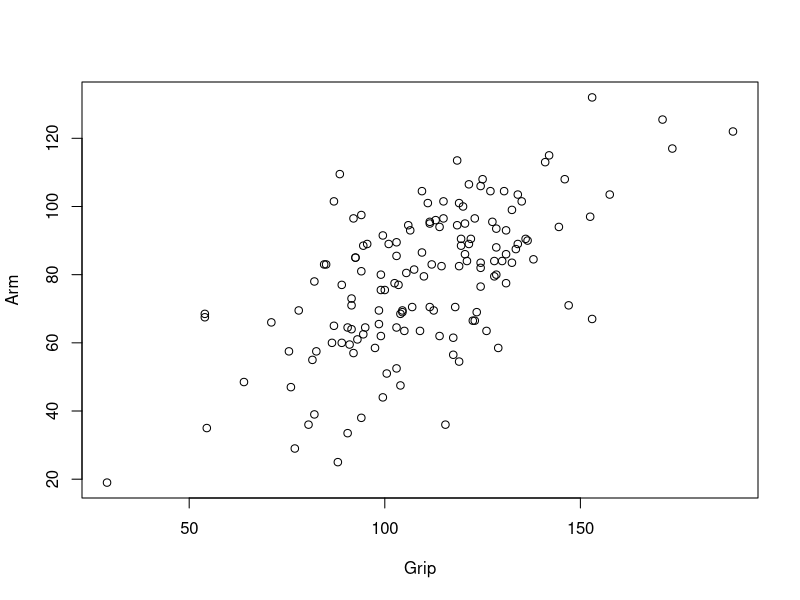
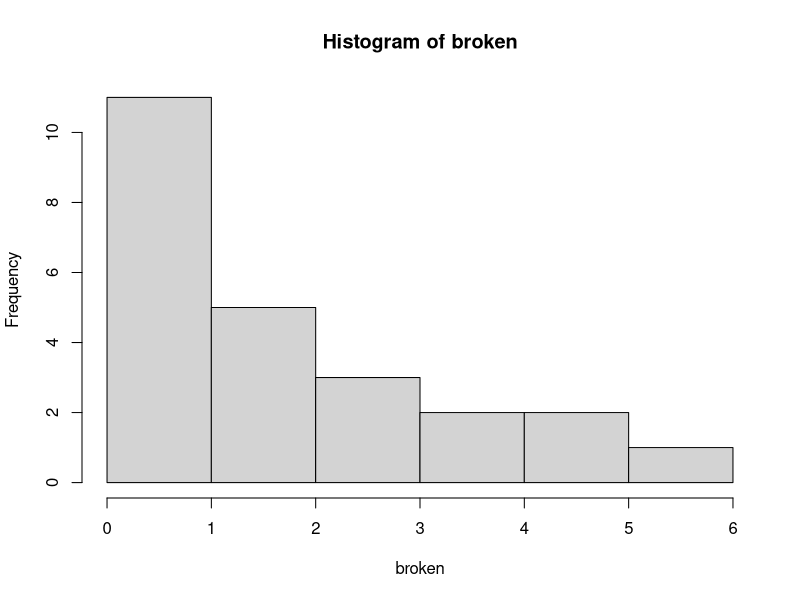

These charts were generated, in order, by the following R code: (Note: this script raises an error after producing the figures.)
#load
strengthData <- read.csv("strength.csv")

plot(
  x = strengthData$GRIP,
  y = strengthData$ARM,
  xlab = "Grip",
  ylab = "Arm"
)

#correlation coefficient
cor(strengthData$GRIP, strengthData$ARM)



#9
broken <- c(0,1,1,0,0,2,0,1,1,1,1,3,1,2,3,2,2,3,2,4,5,4,5,6)
hist(broken)

#33
myData <- read_excel("33.xlsx")

#a
plot(
  x = myData$Horsepower, 
  y = myData$`Highway Gas Mileage (mpg)`,
  xlab = "HorsePower",
  ylab = "Highway Gas Mileage (mpg)"
)
#correlation
cor(myData$Horsepower, myData$`Highway Gas Mileage (mpg)`)




#34
myData <- read_excel("34.xlsx")
plot(
  x = myData$Marijuana, 
  y = myData$`Other Drugs`,
  xlab = "HMarijuana",
  ylab = "Other Drugs"
)

cor(myData$Marijuana, myData$`Other Drugs`)


#35
myData <- read_excel("35.xlsx")

plot(
  myData$`Fat (g)`,
  myData$`Sodium (mg)`,
  xlab = "Fat (g)",
  ylab = "Sodium (mg)"
)

cor(myData$`Fat (g)`, myData$`Sodium (mg)`)